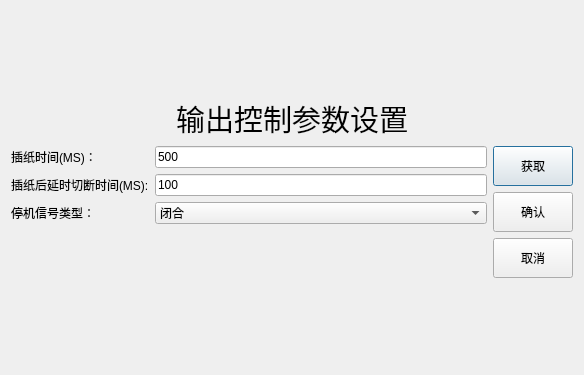
<?xml version="1.0" encoding="UTF-8"?>
<ui version="4.0">
 <class>OutSetDialog</class>
 <widget class="QDialog" name="OutSetDialog">
  <property name="geometry">
   <rect>
    <x>0</x>
    <y>0</y>
    <width>584</width>
    <height>375</height>
   </rect>
  </property>
  <property name="windowTitle">
   <string>输出控制参数配置</string>
  </property>
  <property name="windowIcon">
   <iconset>
    <normaloff>:/资源/背景/图标.png</normaloff>:/资源/背景/图标.png</iconset>
  </property>
  <property name="styleSheet">
   <string notr="true">#OutSetDialog { 
    border-image: url(:/resource/background/back.png);
} 
#OutSetDialog * { 
border-image: ();
	
}</string>
  </property>
  <layout class="QVBoxLayout" name="verticalLayout_3">
   <item>
    <layout class="QVBoxLayout" name="verticalLayout_2">
     <item>
      <widget class="QLabel" name="label">
       <property name="sizePolicy">
        <sizepolicy hsizetype="Preferred" vsizetype="Fixed">
         <horstretch>0</horstretch>
         <verstretch>0</verstretch>
        </sizepolicy>
       </property>
       <property name="font">
        <font>
         <family>黑体</family>
         <pointsize>22</pointsize>
        </font>
       </property>
       <property name="text">
        <string>输出控制参数设置</string>
       </property>
       <property name="alignment">
        <set>Qt::AlignCenter</set>
       </property>
      </widget>
     </item>
     <item>
      <layout class="QHBoxLayout" name="horizontalLayout">
       <item>
        <layout class="QFormLayout" name="formLayout">
         <item row="0" column="0">
          <widget class="QLabel" name="label_7">
           <property name="text">
            <string>插纸时间(MS)：</string>
           </property>
          </widget>
         </item>
         <item row="0" column="1">
          <widget class="QLineEdit" name="lineEdit_5">
           <property name="text">
            <string>500</string>
           </property>
          </widget>
         </item>
         <item row="2" column="0">
          <widget class="QLabel" name="label_2">
           <property name="text">
            <string>插纸后延时切断时间(MS):</string>
           </property>
          </widget>
         </item>
         <item row="2" column="1">
          <widget class="QLineEdit" name="lineEdit">
           <property name="text">
            <string>100</string>
           </property>
          </widget>
         </item>
         <item row="3" column="0">
          <widget class="QLabel" name="label_3">
           <property name="text">
            <string>停机信号类型：</string>
           </property>
          </widget>
         </item>
         <item row="3" column="1">
          <widget class="QComboBox" name="comboBox">
           <item>
            <property name="text">
             <string>闭合</string>
            </property>
           </item>
           <item>
            <property name="text">
             <string>打开</string>
            </property>
           </item>
          </widget>
         </item>
        </layout>
       </item>
       <item>
        <layout class="QVBoxLayout" name="verticalLayout">
         <item>
          <widget class="QPushButton" name="pushButton_3">
           <property name="minimumSize">
            <size>
             <width>0</width>
             <height>40</height>
            </size>
           </property>
           <property name="text">
            <string>获取</string>
           </property>
          </widget>
         </item>
         <item>
          <widget class="QPushButton" name="pushButton">
           <property name="minimumSize">
            <size>
             <width>0</width>
             <height>40</height>
            </size>
           </property>
           <property name="text">
            <string>确认</string>
           </property>
          </widget>
         </item>
         <item>
          <widget class="QPushButton" name="pushButton_2">
           <property name="minimumSize">
            <size>
             <width>0</width>
             <height>40</height>
            </size>
           </property>
           <property name="text">
            <string>取消</string>
           </property>
          </widget>
         </item>
        </layout>
       </item>
      </layout>
     </item>
    </layout>
   </item>
  </layout>
 </widget>
 <resources/>
 <connections/>
</ui>
